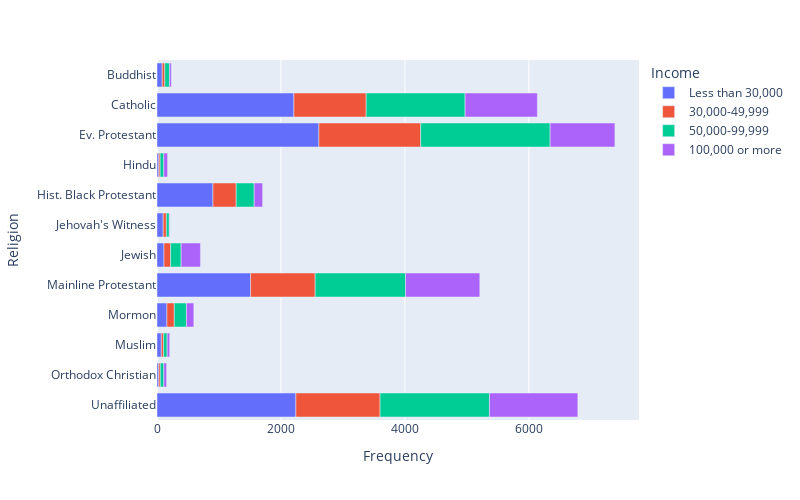

Write notebook code for a chart like this one.
### Code cell
fig = px.bar(DF_new,
             y='religion',
             x='frequency',
             color='income',
             category_orders={'income' : ['Less than 30,000', '30,000-49,999', '50,000-99,999', '100,000 or more']})

fig.update_layout(yaxis={'categoryorder': 'category descending'},
                  xaxis_title="Frequency",
                  yaxis_title="Religion",
                  legend_title='Income',
                  autosize=False,
                  width=800,
                  height=500)

fig.show()

### Figure 1 — Plotly figure (JSON) as saved in the notebook; plotly's stock layout.template omitted (floating-point values rounded to 4 significant figures)
{"data": [{"alignmentgroup": "True", "hovertemplate": "income=Less than 30,000<br>frequency=%{x}<br>religion=%{y}<extra></extra>", "legendgroup": "Less than 30,000", "marker": {"color": "#636efa", "pattern": {"shape": ""}}, "name": "Less than 30,000", "offsetgroup": "Less than 30,000", "orientation": "h", "showlegend": true, "textposition": "auto", "type": "bar", "x": [84, 2209, 2612, 29, 903, 100, 113, 1510, 160, 70, 28, 2241], "xaxis": "x", "y": ["Buddhist", "Catholic", "Ev. Protestant", "Hindu", "Hist. Black Protestant", "Jehovah's Witness", "Jewish", "Mainline Protestant", "Mormon", "Muslim", "Orthodox Christian", "Unaffiliated"], "yaxis": "y"}, {"alignmentgroup": "True", "hovertemplate": "income=30,000-49,999<br>frequency=%{x}<br>religion=%{y}<extra></extra>", "legendgroup": "30,000-49,999", "marker": {"color": "#EF553B", "pattern": {"shape": ""}}, "name": "30,000-49,999", "offsetgroup": "30,000-49,999", "orientation": "h", "showlegend": true, "textposition": "auto", "type": "bar", "x": [42, 1166, 1642, 22, 375, 52, 106, 1042, 119, 35, 26, 1358], "xaxis": "x", "y": ["Buddhist", "Catholic", "Ev. Protestant", "Hindu", "Hist. Black Protestant", "Jehovah's Witness", "Jewish", "Mainline Protestant", "Mormon", "Muslim", "Orthodox Christian", "Unaffiliated"], "yaxis": "y"}, {"alignmentgroup": "True", "hovertemplate": "income=50,000-99,999<br>frequency=%{x}<br>religion=%{y}<extra></extra>", "legendgroup": "50,000-99,999", "marker": {"color": "#00cc96", "pattern": {"shape": ""}}, "name": "50,000-99,999", "offsetgroup": "50,000-99,999", "orientation": "h", "showlegend": true, "textposition": "auto", "type": "bar", "x": [75, 1596, 2089, 58, 290, 46, 170, 1458, 196, 59, 56, 1765], "xaxis": "x", "y": ["Buddhist", "Catholic", "Ev. Protestant", "Hindu", "Hist. Black Protestant", "Jehovah's Witness", "Jewish", "Mainline Protestant", "Mormon", "Muslim", "Orthodox Christian", "Unaffiliated"], "yaxis": "y"}, {"alignmentgroup": "True", "hovertemplate": "income=100,000 or more<br>frequency=%{x}<br>religion=%{y}<extra></extra>", "legendgroup": "100,000 or more", "marker": {"color": "#ab63fa", "pattern": {"shape": ""}}, "name": "100,000 or more", "offsetgroup": "100,000 or more", "orientation": "h", "showlegend": true, "textposition": "auto", "type": "bar", "x": [30, 1166, 1045, 62, 136, 8, 312, 1198, 119, 41, 45, 1426], "xaxis": "x", "y": ["Buddhist", "Catholic", "Ev. Protestant", "Hindu", "Hist. Black Protestant", "Jehovah's Witness", "Jewish", "Mainline Protestant", "Mormon", "Muslim", "Orthodox Christian", "Unaffiliated"], "yaxis": "y"}], "layout": {"autosize": false, "barmode": "relative", "height": 500, "legend": {"title": {"text": "Income"}, "tracegroupgap": 0}, "margin": {"t": 60}, "width": 800, "xaxis": {"anchor": "y", "autorange": true, "domain": [0, 1], "range": [0, 7777.0], "title": {"text": "Frequency"}, "type": "linear"}, "yaxis": {"anchor": "x", "autorange": true, "categoryorder": "category descending", "domain": [0, 1], "range": [-0.5, 11.5], "title": {"text": "Religion"}, "type": "category"}}}
